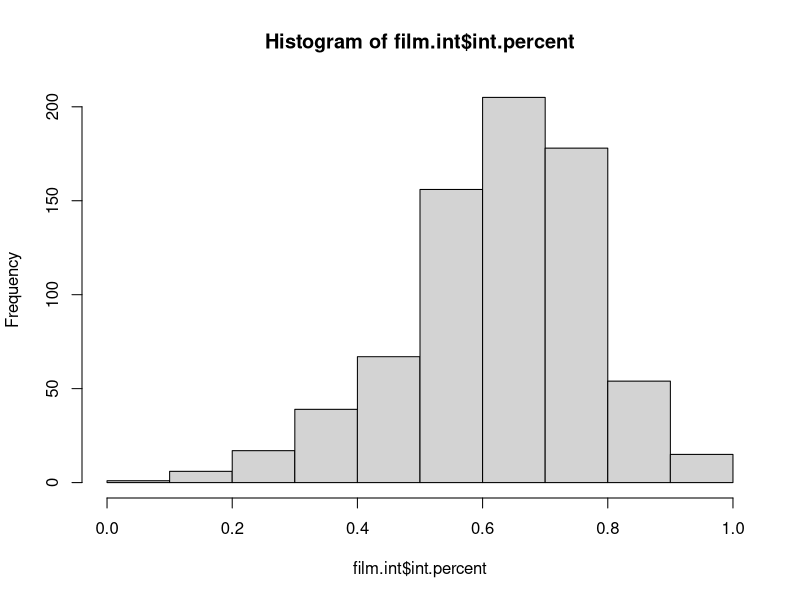
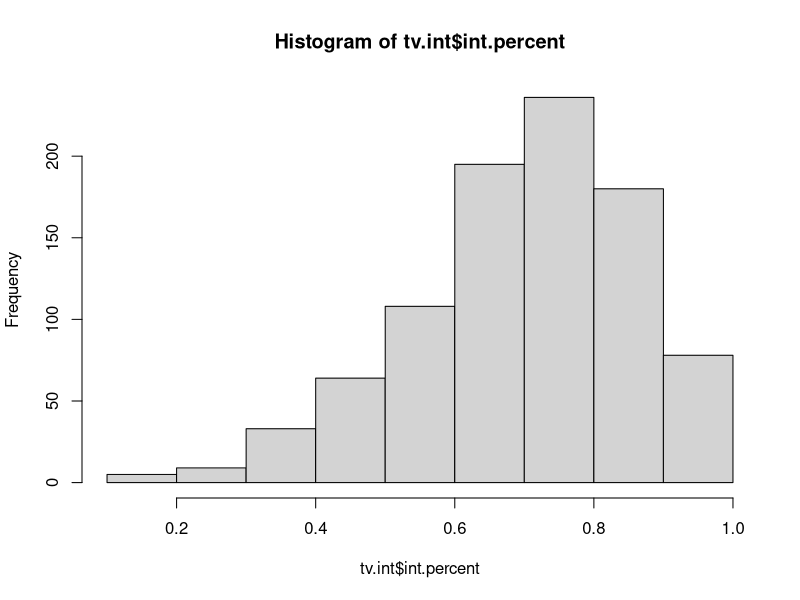
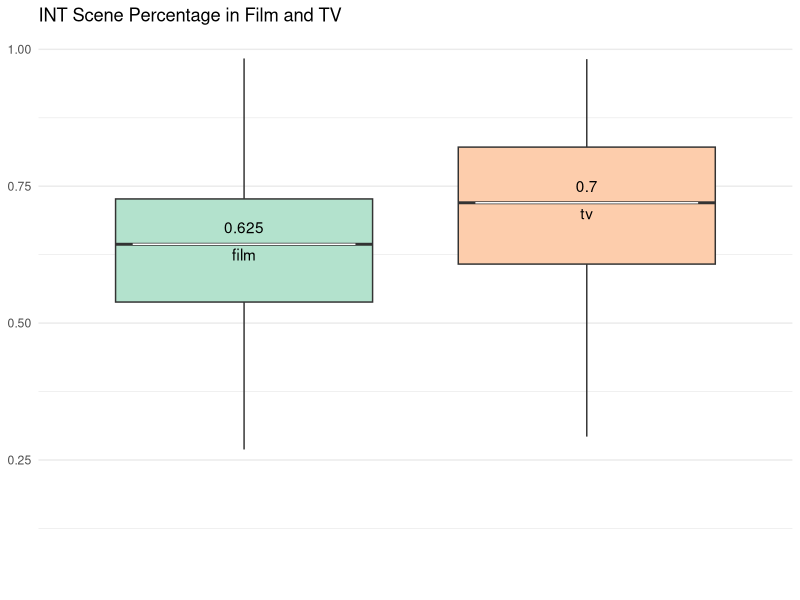
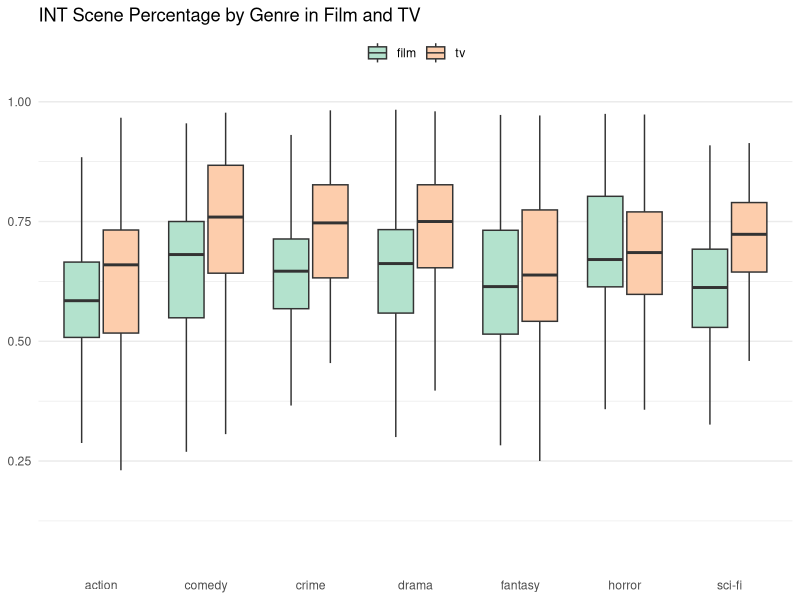

The R source for these figures, in order: (Note: this script raises an error after producing the figures.)
library(ggplot2)
library(reshape2)

#import master metadata tables and extract relevant information
setwd("~/Dropbox/1_Research/tv-final/2. Metadata")
all.tv <- read.csv("TV_Scripts_Master.csv")
all.tv$medium <- "tv"
tv.int <- subset(all.tv, date>1989 & date<2016, select=c(medium, title, genre, int.percent))

all.film <- read.csv("Film_Scripts_Master.csv")
all.film$medium <- "film"
film.int <- subset(all.film, date>1989 & date<2016, select=c(medium, title, genre, int.percent))

# test for normality
shapiro.test(film.int$int.percent)
shapiro.test(tv.int$int.percent)

hist(film.int$int.percent)
hist(tv.int$int.percent)

#combine data tables and aggregate values
mydata <- rbind(film.int, tv.int)

means.medium <- aggregate(int.percent ~ medium, mydata, mean)


#boxplot gg code
title_all = "INT Scene Percentage in Film and TV"
title_genre = "INT Scene Percentage by Genre in Film and TV"

theme = theme_set(theme_minimal())
theme = theme_update(legend.position="top", legend.title=element_blank(), panel.grid.major.x=element_blank())

boxplot.medium <- ggplot(mydata, aes(factor(medium), int.percent))
boxplot.genre <- ggplot(mydata, aes(factor(genre), int.percent))

#boxplot total tv v film
boxplot.medium + geom_boxplot(outlier.shape = NA, aes(fill=factor(medium))) + 
  scale_fill_brewer(palette="Pastel2") + 
  ggtitle(title_all) + 
  guides(fill=FALSE) +
  stat_summary(geom = "crossbar", width=0.65, fatten=0, color="white", 
               fun.data = function(x){ return(c(y=median(x), ymin=median(x), ymax=median(x))) }) +
  geom_text(data = means.medium, 
            aes(label = round(int.percent, digits = 3), 
                y = int.percent + 0.05)) +
  geom_text(data = means.medium, aes(label = medium)) +
  theme(axis.title.x=element_blank(),
        axis.text.x=element_blank(),
        axis.title.y=element_blank(),
        axis.ticks.x=element_blank())

## BOXPLOTS IN EMAIL
boxplot.genre + geom_boxplot(outlier.shape = NA, aes(fill=factor(medium))) + 
  scale_fill_brewer(palette="Pastel2") + 
  ggtitle(title_genre) +
  theme(axis.title.x=element_blank(),
        axis.title.y=element_blank(),
        axis.ticks.x=element_blank())

# text for significance using tukey
myData = read.csv("TV_Scripts_Master.csv")
attach(myData)
results = DTK.test(int.percent,genre,0.05)
results
DTK.plot(results)

myData = read.csv("Film_Scripts_Master.csv")
attach(myData)
results = DTK.test(int.percent,genre,0.05)
results
DTK.plot(results)

